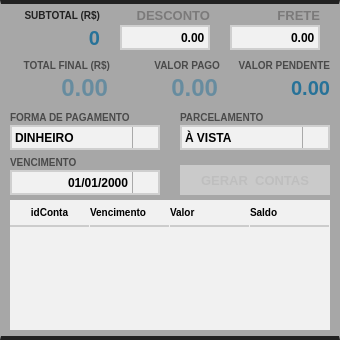
   <widget class="QFrame" name="fr_financeiroCompra">
    <property name="geometry">
     <rect>
      <x>640</x>
      <y>110</y>
      <width>340</width>
      <height>340</height>
     </rect>
    </property>
    <property name="styleSheet">
     <string notr="true">background-color: rgb(167, 167, 167);
border-top: 4px solid #212121;
border-bottom: 4px solid #212121;</string>
    </property>
    <property name="frameShape">
     <enum>QFrame::StyledPanel</enum>
    </property>
    <property name="frameShadow">
     <enum>QFrame::Raised</enum>
    </property>
    <widget class="QLineEdit" name="tx_Desconto">
     <property name="geometry">
      <rect>
       <x>120</x>
       <y>25</y>
       <width>90</width>
       <height>25</height>
      </rect>
     </property>
     <property name="focusPolicy">
      <enum>Qt::WheelFocus</enum>
     </property>
     <property name="styleSheet">
      <string notr="true">QLineEdit{
background: #F1F1F1;
border: 2px solid #CFCFCF;
color: #000;
font: 14px &quot;Arial&quot; ;
text-transform: uppercase;
font-weight: bold
}
QLineEdit:Focus {
border: 1px solid red;
}</string>
     </property>
     <property name="text">
      <string>0.00</string>
     </property>
     <property name="alignment">
      <set>Qt::AlignRight|Qt::AlignTrailing|Qt::AlignVCenter</set>
     </property>
     <property name="placeholderText">
      <string>R$ 0.00</string>
     </property>
    </widget>
    <widget class="QLabel" name="lb_FormVenda_14">
     <property name="geometry">
      <rect>
       <x>120</x>
       <y>5</y>
       <width>90</width>
       <height>20</height>
      </rect>
     </property>
     <property name="styleSheet">
      <string notr="true">QLabel{
font-size: 13px;
font-family: &quot;Arial&quot;;
font-weight: bold;
color: #7B7A7A;
border: none
}</string>
     </property>
     <property name="text">
      <string>DESCONTO</string>
     </property>
     <property name="alignment">
      <set>Qt::AlignRight|Qt::AlignTrailing|Qt::AlignVCenter</set>
     </property>
    </widget>
    <widget class="QLineEdit" name="tx_Frete">
     <property name="geometry">
      <rect>
       <x>230</x>
       <y>25</y>
       <width>90</width>
       <height>25</height>
      </rect>
     </property>
     <property name="focusPolicy">
      <enum>Qt::WheelFocus</enum>
     </property>
     <property name="styleSheet">
      <string notr="true">QLineEdit{
background: #F1F1F1;
border: 2px solid #CFCFCF;
color: #000;
font: 14px &quot;Arial&quot; ;
text-transform: uppercase;
font-weight: bold
}
QLineEdit:Focus {
border: 1px solid red;
}</string>
     </property>
     <property name="text">
      <string>0.00</string>
     </property>
     <property name="alignment">
      <set>Qt::AlignRight|Qt::AlignTrailing|Qt::AlignVCenter</set>
     </property>
     <property name="placeholderText">
      <string>R$ 0.00</string>
     </property>
    </widget>
    <widget class="QLabel" name="lb_FormVenda_17">
     <property name="geometry">
      <rect>
       <x>230</x>
       <y>5</y>
       <width>90</width>
       <height>20</height>
      </rect>
     </property>
     <property name="styleSheet">
      <string notr="true">QLabel{
font-size: 13px;
font-family: &quot;Arial&quot;;
font-weight: bold;
color: #7B7A7A;
border: none
}</string>
     </property>
     <property name="text">
      <string>FRETE</string>
     </property>
     <property name="alignment">
      <set>Qt::AlignRight|Qt::AlignTrailing|Qt::AlignVCenter</set>
     </property>
    </widget>
    <widget class="QLabel" name="lb_SubTotal">
     <property name="geometry">
      <rect>
       <x>0</x>
       <y>25</y>
       <width>100</width>
       <height>25</height>
      </rect>
     </property>
     <property name="styleSheet">
      <string notr="true">QLabel{
font-size: 20px;
font-family: &quot;Arial&quot;;
font-weight: bold;
color: #277298;
border: none
}</string>
     </property>
     <property name="text">
      <string>0</string>
     </property>
     <property name="alignment">
      <set>Qt::AlignRight|Qt::AlignTrailing|Qt::AlignVCenter</set>
     </property>
    </widget>
    <widget class="QLabel" name="lb_FormVenda_18">
     <property name="geometry">
      <rect>
       <x>0</x>
       <y>5</y>
       <width>100</width>
       <height>20</height>
      </rect>
     </property>
     <property name="styleSheet">
      <string notr="true">QLabel{
font-size: 10px;
font-family: &quot;Arial&quot;;
font-weight: bold;
	color: rgb(33, 33, 33);
border: none
}</string>
     </property>
     <property name="text">
      <string>SUBTOTAL (R$)</string>
     </property>
     <property name="alignment">
      <set>Qt::AlignRight|Qt::AlignTrailing|Qt::AlignVCenter</set>
     </property>
    </widget>
    <widget class="QLabel" name="lb_FormVenda_19">
     <property name="geometry">
      <rect>
       <x>10</x>
       <y>55</y>
       <width>100</width>
       <height>20</height>
      </rect>
     </property>
     <property name="styleSheet">
      <string notr="true">QLabel{
font-size: 10px;
font-family: &quot;Arial&quot;;
font-weight: bold;
	color: rgb(74, 74, 74);
border: none
}</string>
     </property>
     <property name="text">
      <string>TOTAL FINAL (R$)</string>
     </property>
     <property name="alignment">
      <set>Qt::AlignRight|Qt::AlignTrailing|Qt::AlignVCenter</set>
     </property>
    </widget>
    <widget class="QPushButton" name="bt_GerarParcela">
     <property name="enabled">
      <bool>false</bool>
     </property>
     <property name="geometry">
      <rect>
       <x>180</x>
       <y>165</y>
       <width>150</width>
       <height>30</height>
      </rect>
     </property>
     <property name="font">
      <font>
       <family>Tahoma</family>
       <pointsize>10</pointsize>
       <weight>75</weight>
       <bold>true</bold>
      </font>
     </property>
     <property name="cursor">
      <cursorShape>PointingHandCursor</cursorShape>
     </property>
     <property name="focusPolicy">
      <enum>Qt::NoFocus</enum>
     </property>
     <property name="contextMenuPolicy">
      <enum>Qt::ActionsContextMenu</enum>
     </property>
     <property name="styleSheet">
      <string notr="true">QPushButton {
background-color: #7AB32E;
background-position: center;
background-repeat: no-repeat;
border: none;
 }
QPushButton:disabled{
background-color: #CACACA;

 }
QPushButton:hover{
background-color: #40a286
}</string>
     </property>
     <property name="text">
      <string>GERAR  CONTAS</string>
     </property>
     <property name="iconSize">
      <size>
       <width>75</width>
       <height>35</height>
      </size>
     </property>
    </widget>
    <widget class="QLineEdit" name="tx_TotalFinal">
     <property name="enabled">
      <bool>false</bool>
     </property>
     <property name="geometry">
      <rect>
       <x>10</x>
       <y>75</y>
       <width>100</width>
       <height>25</height>
      </rect>
     </property>
     <property name="styleSheet">
      <string notr="true">
font-size: 24px;
font-family: &quot;Arial&quot;;
font-weight: bold;
color: #277298;
border: none

</string>
     </property>
     <property name="text">
      <string/>
     </property>
     <property name="alignment">
      <set>Qt::AlignRight|Qt::AlignTrailing|Qt::AlignVCenter</set>
     </property>
     <property name="readOnly">
      <bool>true</bool>
     </property>
     <property name="placeholderText">
      <string>0.00</string>
     </property>
    </widget>
    <widget class="QComboBox" name="cb_FormaPagamento">
     <property name="geometry">
      <rect>
       <x>10</x>
       <y>125</y>
       <width>150</width>
       <height>25</height>
      </rect>
     </property>
     <property name="styleSheet">
      <string notr="true">QComboBox{
background: #F1F1F1;
border: 2px solid #CFCFCF;
color: #000;
font: 12px &quot;Arial&quot; ;
text-transform: uppercase;
font-weight: bold;

}
QCombobox:on {
color: #000;
font: 10px &quot;Arial&quot; ;
text-transform: uppercase;
font-weight: bold;
}
QComboBox:Focus {
border: 1px solid red;
}
 QComboBox::drop-down {
     subcontrol-origin: padding;
     subcontrol-position: top right;
     width: 25px;

     border-left-width: 1px;
     border-left-color: darkgray;
     border-left-style: solid; /* just a single line */
     border-top-right-radius: 3px; /* same radius as the QComboBox */
     border-bottom-right-radius: 3px;

 }
QComboBox::down-arrow {
     image: url(&quot;+self.resourcepath('Images/down.png')+&quot;);
 }
QComboBox QAbstractItemView {
    border: 1px solid darkgray;
    selection-background-color: #40a286;
color: #000;
font: 10px &quot;Arial&quot; ;
text-transform: uppercase;
font-weight: bold;
}
</string>
     </property>
     <item>
      <property name="text">
       <string>DINHEIRO</string>
      </property>
     </item>
     <item>
      <property name="text">
       <string>CARTÂO</string>
      </property>
     </item>
    </widget>
    <widget class="QLabel" name="lb_FormVenda_20">
     <property name="geometry">
      <rect>
       <x>10</x>
       <y>110</y>
       <width>150</width>
       <height>15</height>
      </rect>
     </property>
     <property name="layoutDirection">
      <enum>Qt::LeftToRight</enum>
     </property>
     <property name="styleSheet">
      <string notr="true">QLabel{
font-size: 10px;
font-family: &quot;Arial&quot;;
font-weight: bold;
	color: rgb(74, 74, 74);
border: none
}</string>
     </property>
     <property name="text">
      <string>FORMA DE PAGAMENTO</string>
     </property>
     <property name="alignment">
      <set>Qt::AlignLeading|Qt::AlignLeft|Qt::AlignVCenter</set>
     </property>
    </widget>
    <widget class="QComboBox" name="cb_QtdeParcela">
     <property name="geometry">
      <rect>
       <x>180</x>
       <y>125</y>
       <width>150</width>
       <height>25</height>
      </rect>
     </property>
     <property name="styleSheet">
      <string notr="true">QComboBox{
background: #F1F1F1;
border: 2px solid #CFCFCF;
color: #000;
font: 12px &quot;Arial&quot; ;
text-transform: uppercase;
font-weight: bold;

}
QCombobox:on {
color: #000;
font: 10px &quot;Arial&quot; ;
text-transform: uppercase;
font-weight: bold;
}
QComboBox:Focus {
border: 1px solid red;
}
 QComboBox::drop-down {
     subcontrol-origin: padding;
     subcontrol-position: top right;
     width: 25px;

     border-left-width: 1px;
     border-left-color: darkgray;
     border-left-style: solid; /* just a single line */
     border-top-right-radius: 3px; /* same radius as the QComboBox */
     border-bottom-right-radius: 3px;

 }
QComboBox::down-arrow {
     image: url(&quot;+self.resourcepath('Images/down.png')+&quot;);
 }
QComboBox QAbstractItemView {
    border: 1px solid darkgray;
    selection-background-color: #40a286;
color: #000;
font: 10px &quot;Arial&quot; ;
text-transform: uppercase;
font-weight: bold;
}
</string>
     </property>
     <item>
      <property name="text">
       <string>À VISTA</string>
      </property>
     </item>
     <item>
      <property name="text">
       <string>ENTRADA + 01</string>
      </property>
     </item>
     <item>
      <property name="text">
       <string>ENTRADA + 02</string>
      </property>
     </item>
     <item>
      <property name="text">
       <string>ENTRADA + 03</string>
      </property>
     </item>
    </widget>
    <widget class="QLabel" name="lb_FormVenda_21">
     <property name="geometry">
      <rect>
       <x>180</x>
       <y>110</y>
       <width>150</width>
       <height>15</height>
      </rect>
     </property>
     <property name="layoutDirection">
      <enum>Qt::LeftToRight</enum>
     </property>
     <property name="styleSheet">
      <string notr="true">QLabel{
font-size: 10px;
font-family: &quot;Arial&quot;;
font-weight: bold;
	color: rgb(74, 74, 74);
border: none
}</string>
     </property>
     <property name="text">
      <string>PARCELAMENTO</string>
     </property>
     <property name="alignment">
      <set>Qt::AlignLeading|Qt::AlignLeft|Qt::AlignVCenter</set>
     </property>
    </widget>
    <widget class="QDateEdit" name="dt_Vencimento">
     <property name="geometry">
      <rect>
       <x>10</x>
       <y>170</y>
       <width>150</width>
       <height>25</height>
      </rect>
     </property>
     <property name="styleSheet">
      <string notr="true">QDateEdit {
background: #F1F1F1;
border: 2px solid #CFCFCF;
color: #000;
font: 14px &quot;Arial&quot; ;
text-transform: uppercase;
font-weight: bold
}
 QDateEdit::drop-down {
     subcontrol-origin: padding;
     subcontrol-position: top right;
     width: 25px;
     border-left-width: 1px;
     border-left-color: darkgray;
     border-left-style: solid; /* just a single line */
     border-top-right-radius: 3px; /* same radius as the QComboBox */
     border-bottom-right-radius: 3px;
 }
QDateEdit::down-arrow {
     image: url(&quot;+self.resourcepath('Images/down.png')+&quot;);
 }
QCalendarWidget QAbstractItemView:enabled 
  {
border: none;
  	font-size:13px;  
  	color: #000;  
  	background-color: #F1F1F1;  
  	selection-background-color: rgb(64, 64, 64); 
  	selection-color: rgb(0, 255, 0); 
  }
QCalendarWidget QToolButton {
	border: none;
  	color: #000
  }

 QCalendarWidget QMenu {
  	width: 150px;
  	left: 20px;
  	color: white;
  	font-size: 18px;
  	background-color: rgb(100, 100, 100);
  }
QCalendarWidget QWidget#qt_calendar_navigationbar
{ 
border: none;
}
</string>
     </property>
     <property name="alignment">
      <set>Qt::AlignRight|Qt::AlignTrailing|Qt::AlignVCenter</set>
     </property>
     <property name="displayFormat">
      <string>dd/MM/yyyy</string>
     </property>
     <property name="calendarPopup">
      <bool>true</bool>
     </property>
    </widget>
    <widget class="QLabel" name="lb_FormVenda_25">
     <property name="geometry">
      <rect>
       <x>10</x>
       <y>155</y>
       <width>150</width>
       <height>15</height>
      </rect>
     </property>
     <property name="styleSheet">
      <string notr="true">QLabel{
font-size: 10px;
font-family: &quot;Arial&quot;;
font-weight: bold;
	color: rgb(74, 74, 74);
border: none
}</string>
     </property>
     <property name="text">
      <string>VENCIMENTO</string>
     </property>
     <property name="alignment">
      <set>Qt::AlignLeading|Qt::AlignLeft|Qt::AlignVCenter</set>
     </property>
    </widget>
    <widget class="QLabel" name="lb_FormVenda_22">
     <property name="geometry">
      <rect>
       <x>230</x>
       <y>55</y>
       <width>100</width>
       <height>20</height>
      </rect>
     </property>
     <property name="styleSheet">
      <string notr="true">QLabel{
font-size: 10px;
font-family: &quot;Arial&quot;;
font-weight: bold;
	color: rgb(74, 74, 74);
border: none
}</string>
     </property>
     <property name="text">
      <string>VALOR PENDENTE</string>
     </property>
     <property name="alignment">
      <set>Qt::AlignRight|Qt::AlignTrailing|Qt::AlignVCenter</set>
     </property>
    </widget>
    <widget class="QLabel" name="lb_ValorPendente">
     <property name="geometry">
      <rect>
       <x>230</x>
       <y>75</y>
       <width>100</width>
       <height>25</height>
      </rect>
     </property>
     <property name="styleSheet">
      <string notr="true">QLabel{
font-size: 20px;
font-family: &quot;Arial&quot;;
font-weight: bold;
color: #277298;
border: none
}</string>
     </property>
     <property name="text">
      <string>0.00</string>
     </property>
     <property name="alignment">
      <set>Qt::AlignRight|Qt::AlignTrailing|Qt::AlignVCenter</set>
     </property>
    </widget>
    <widget class="QTableWidget" name="tb_Parcelas">
     <property name="geometry">
      <rect>
       <x>10</x>
       <y>200</y>
       <width>320</width>
       <height>130</height>
      </rect>
     </property>
     <property name="styleSheet">
      <string notr="true">QTableView{
font-family: &quot;Tahoma&quot;;
color: #28292A;
font-size: 12px;
background: #F1F1F1;
border: none
}
QHeaderView:section{
background: #F1F1F1;
padding: 3px 0 ;
font-size: 10px;
font-family: &quot;Arial&quot;;
font-weight: bold;
color: #000;
border: none;
border-bottom: 2px solid #CCC;
text-transform: uppercase;
margin: 0 1px 0 0;
}
QTableView::item {
border-bottom: 1px solid #CCC;
padding: 1px;
margin: 0 1px 0 0;

}
QTableView QAbstractItemView {
    border: none;
	background: #F1F1F1;

}
</string>
     </property>
     <property name="verticalScrollBarPolicy">
      <enum>Qt::ScrollBarAlwaysOff</enum>
     </property>
     <property name="horizontalScrollBarPolicy">
      <enum>Qt::ScrollBarAlwaysOff</enum>
     </property>
     <property name="sizeAdjustPolicy">
      <enum>QAbstractScrollArea::AdjustToContents</enum>
     </property>
     <property name="showGrid">
      <bool>false</bool>
     </property>
     <attribute name="horizontalHeaderDefaultSectionSize">
      <number>80</number>
     </attribute>
     <attribute name="horizontalHeaderMinimumSectionSize">
      <number>40</number>
     </attribute>
     <attribute name="verticalHeaderVisible">
      <bool>false</bool>
     </attribute>
     <attribute name="verticalHeaderDefaultSectionSize">
      <number>25</number>
     </attribute>
     <column>
      <property name="text">
       <string>idConta</string>
      </property>
     </column>
     <column>
      <property name="text">
       <string>Vencimento</string>
      </property>
      <property name="font">
       <font>
        <family>Tahoma</family>
        <pointsize>10</pointsize>
        <weight>75</weight>
        <bold>true</bold>
       </font>
      </property>
      <property name="textAlignment">
       <set>AlignLeading|AlignVCenter</set>
      </property>
     </column>
     <column>
      <property name="text">
       <string>Valor</string>
      </property>
      <property name="font">
       <font>
        <family>Tahoma</family>
        <pointsize>10</pointsize>
        <weight>75</weight>
        <bold>true</bold>
       </font>
      </property>
      <property name="textAlignment">
       <set>AlignLeading|AlignVCenter</set>
      </property>
     </column>
     <column>
      <property name="text">
       <string>Saldo</string>
      </property>
      <property name="font">
       <font>
        <family>Tahoma</family>
        <pointsize>10</pointsize>
        <weight>75</weight>
        <bold>true</bold>
       </font>
      </property>
      <property name="textAlignment">
       <set>AlignLeading|AlignVCenter</set>
      </property>
     </column>
     <column>
      <property name="text">
       <string>Receber</string>
      </property>
      <property name="font">
       <font>
        <family>Tahoma</family>
        <pointsize>10</pointsize>
        <weight>75</weight>
        <bold>true</bold>
       </font>
      </property>
      <property name="textAlignment">
       <set>AlignLeading|AlignVCenter</set>
      </property>
     </column>
    </widget>
    <widget class="QLineEdit" name="tx_valorRecebido">
     <property name="enabled">
      <bool>false</bool>
     </property>
     <property name="geometry">
      <rect>
       <x>120</x>
       <y>75</y>
       <width>100</width>
       <height>25</height>
      </rect>
     </property>
     <property name="styleSheet">
      <string notr="true">
font-size: 24px;
font-family: &quot;Arial&quot;;
font-weight: bold;
color: #277298;
border: none

</string>
     </property>
     <property name="text">
      <string/>
     </property>
     <property name="alignment">
      <set>Qt::AlignRight|Qt::AlignTrailing|Qt::AlignVCenter</set>
     </property>
     <property name="readOnly">
      <bool>true</bool>
     </property>
     <property name="placeholderText">
      <string>0.00</string>
     </property>
    </widget>
    <widget class="QLabel" name="lb_FormVenda_23">
     <property name="geometry">
      <rect>
       <x>120</x>
       <y>55</y>
       <width>100</width>
       <height>20</height>
      </rect>
     </property>
     <property name="styleSheet">
      <string notr="true">QLabel{
font-size: 10px;
font-family: &quot;Arial&quot;;
font-weight: bold;
	color: rgb(74, 74, 74);
border: none
}</string>
     </property>
     <property name="text">
      <string>VALOR PAGO</string>
     </property>
     <property name="alignment">
      <set>Qt::AlignRight|Qt::AlignTrailing|Qt::AlignVCenter</set>
     </property>
    </widget>
   </widget>
